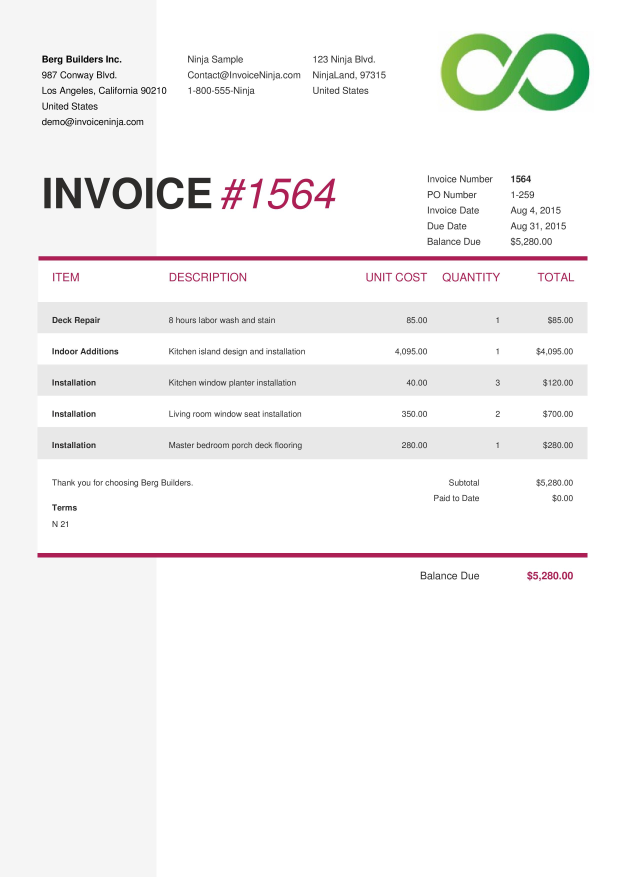
#> input picture invoice_3.jpg, 2480 x 3508 px, found by its file name (shown at 1/4 size)
$ python invoiceRecall_trial.py   (older library calls are emulated)
#> lines starting #> are read from the running program, lines starting #| are printed output that depends on the picture; after the words box and inside, x2 and y2 are one past the last pixel; in counts of white or black regions, pixels touching at a corner belong together
import cv2
from collections import deque
import numpy as np
import requests
import json
from pprint import pprint
import sqlite3
import time
import datetime
import datefinder

# style.use('fivethirtyeight')

mouseX = None
mouseY = None
topLeft = None
topRight = None
bottomLeft = None
bottomRight = None
invoice = None


# [106 lines left out: functions jsonProcessing, ocr_space_file, not called in this run]


def stretchInvoice(img, Rect_Contour):
	img_height, img_width = img.shape[:2]
	pts1 = np.float32([Rect_Contour[1], Rect_Contour[2], Rect_Contour[3], Rect_Contour[0]])
	# pts1 = np.float32([[56,65],[368,52],[28,387],[389,390]])
	pts2 = np.float32([[0,0],[0,2600],[1950,2600],[1950,0]])
	M = cv2.getPerspectiveTransform(pts1, pts2)
	invoice = cv2.warpPerspective(img, M, (1950, 2600))
	# [9 lines of commented-out code are left out]
	cv2.imwrite('extracted_invoice.jpg', invoice)
	return invoice


# [47 lines left out: functions draw_circle, locateOctaPad, not called in this run]
	# topLeft, topRight, bottomLeft, bottomRight = [35, 39], [148, 32], [13, 108], [165, 104]


def imgPreProcess(img):
	mod_img = cv2.cvtColor(img,cv2.COLOR_BGR2GRAY)
	mod_img = cv2.GaussianBlur(mod_img,(5,5),0)
	mod_img = cv2.adaptiveThreshold(mod_img,255,1,1,19,5)
	return mod_img


def findInvoice(mod_img):
	temp_image = mod_img.copy()
	_, Contours, _ = cv2.findContours(temp_image, cv2.RETR_LIST, cv2.CHAIN_APPROX_SIMPLE)
	#OGimg = cv2.cvtColor(Temp_Image,cv2.COLOR_GRAY2RGB)
	#cv2.drawContours(OGimg,Contours,-1,(0,255,0),1)
	#cv2.imshow("mod_img.png", OGimg)
	###Find the contours in the image
	###cv2.findContours(image, mode, method[, contours[, hierarchy[, offset]]])
	###(image) ~input binary image
	###Refer the link below for more info
	##http://docs.opencv.org/2.4/modules/imgproc/doc/structural_analysis_and_shape_descriptors.html#findcontours
	Required_Rect_Contour = None
	Required_Contour_Area = 0
	for Contour in Contours:
		Contour_Area = cv2.contourArea(Contour)
		###Calculates the area enclosed by the vector of 2D points denoted by
		## the variable Contour
		if Contour_Area > 500:
			if Contour_Area > Required_Contour_Area:
				Required_Contour_Area = Contour_Area
				Required_Rect_Contour = Contour
	###Code for finding out the largest contour (on the basis of area)
	Perimeter_of_Contour = cv2.arcLength(Required_Rect_Contour, True)
	###Calculates a contour perimeter or a curve length
	###cv2.arcLength(curve, closed)
	###(curve) ~Input vector of 2D points
	###(closed) ~Flag indicating whether the curve is closed or not
	Temp_Rect_Countour = cv2.approxPolyDP(Required_Rect_Contour, 0.05*Perimeter_of_Contour, True)
	global invoice
	cv2.drawContours(invoice,[Temp_Rect_Countour],-1,(0,255,0),2)
	# print (fourPointCountour)
	###Overwrites the black image with the area of the sudoku in white
	# mod_img = cv2.bitwise_and(mod_img,Mask)
	###Compares the mod_img and the Mask and blackens all parts
	## of the image other than the sudoku
	#cv2.imshow('mod_img', mod_img)

	invoice_small = cv2.resize(invoice, (450, 600))
	cv2.imshow('invoice_small', invoice_small)

	print ("Was the document identified correctly (y/n)? : ")
	k = cv2.waitKey(0) & 0xFF
	if k == ord('y'):
		cv2.destroyAllWindows()
	elif k == ord('n'):
		cv2.destroyAllWindows()
		print ("Double click on the four corners of the document and press 'i', 'o', 'k', 'l' respectively for top left, top right, bottom left and bottom right. Press 'q' when done!")
		Temp_Rect_Countour = locateOctaPad()
		cv2.destroyAllWindows()
	return mod_img, Temp_Rect_Countour


def main():
	NUM_OF_FILES = 1
	for i in range(NUM_OF_FILES):
		# Load the image
		# file_name = 'invoice_'+str(i+1)+'.jpg'
		file_name = 'invoice_3.jpg'
		global invoice
		img = cv2.imread(file_name)
#> img is the input picture: shape (3508, 2480, 3); mean B, G, R 243.5, 243.9, 244.7
		invoice = img.copy()
		img_height, img_width = img.shape[:2]
#> img_height = 3508; img_width = 2480

		mod_img = imgPreProcess(img)
#> in imgPreProcess, `mod_img = cv2.cvtColor(img,cv2.COLOR_BGR2GRAY)`:
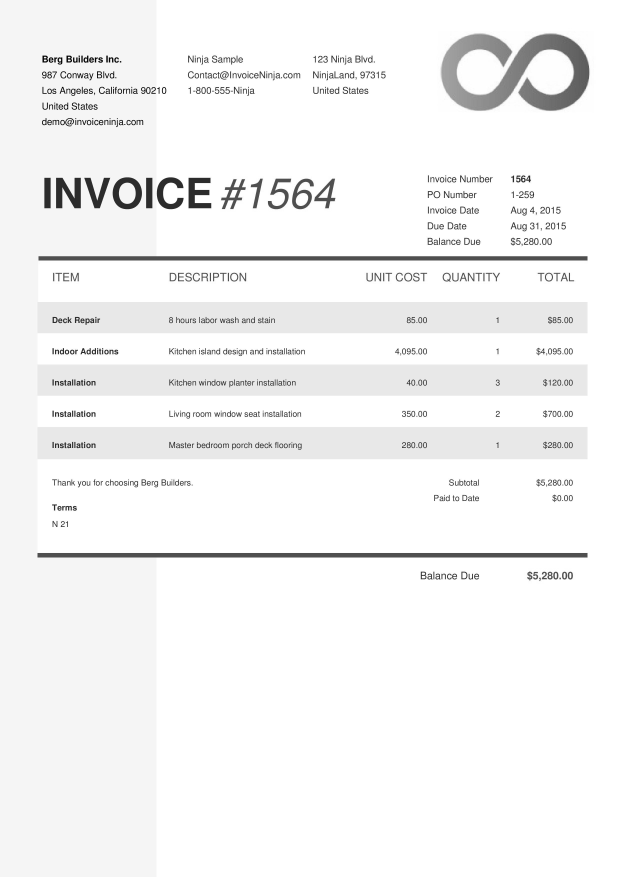
#> mod_img: shape (3508, 2480) (shown at 1/4 size); min 0, max 255, mean 244.1
#> in imgPreProcess, `mod_img = cv2.adaptiveThreshold(mod_img,255,1,1,19,5)`:
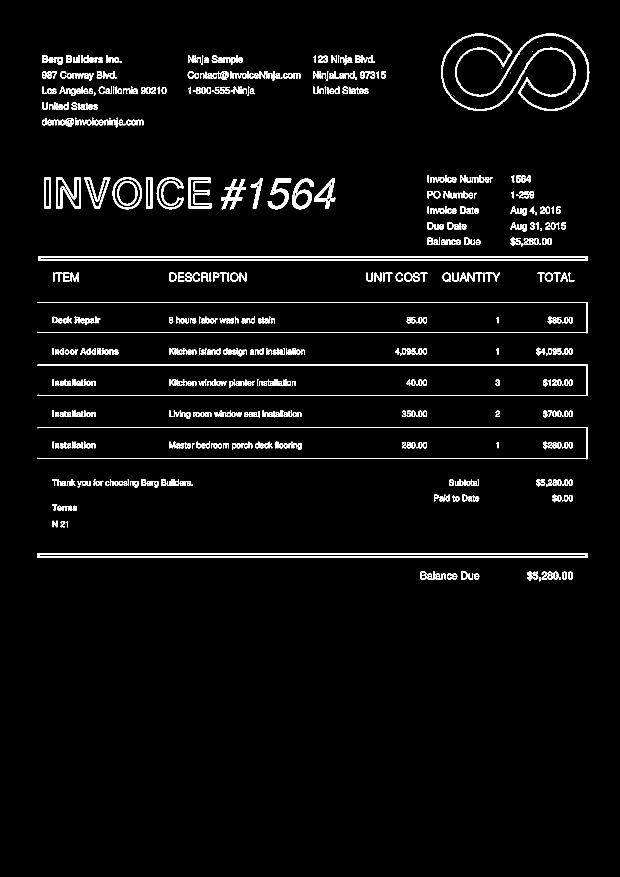
#> mod_img: shape (3508, 2480) (shown at 1/4 size); 3.1% white; 761 white regions (21 under 20 px)
		mod_img, cont = findInvoice(mod_img)
#> in findInvoice, `_, Contours, _ = cv2.findContours(temp_image, cv2.RETR_LIST, cv2.CHAIN..`: Contours = 1102 contours, 96 with area under 20; largest, box (x1, y1, x2, y2) and area: (1766, 134, 2357, 443) 88532, (1769, 141, 2352, 438) 73006, (150, 2212, 2350, 2230) 37383, (154, 1025, 2350, 1042) 35120, (156, 2217, 2344, 2225) 15297
#> the loop in findInvoice, `for Contour in Contours:` made 1102 passes
#> (Contour_Area, Required_Contour_Area, Required_Rect_Contour) on pass 35: (37383, 37383, [[150, 2212], [150, 2229], [2349, 2229], [2349, 2212]])
#> (Contour_Area, Required_Contour_Area) on passes 30, 34, 1098, 1102: (651.5, 651.5), (15297, 15297), (73005.5, 73005.5), (88532, 88532)
#> after the loop in findInvoice, `for Contour in Contours:`: Required_Contour_Area = 88532; Required_Rect_Contour = contour of 1404 points, box (x1, y1, x2, y2) (1766, 134, 2357, 443), area 88532
#> in findInvoice, `Perimeter_of_Contour = cv2.arcLength(Required_Rect_Contour, True)`: Perimeter_of_Contour = 3439.2
#> in findInvoice, `Temp_Rect_Countour = cv2.approxPolyDP(Required_Rect_Contour, 0.05*Peri..`: Temp_Rect_Countour = [[1766, 265], [2355, 316]]
#> in findInvoice, `invoice_small = cv2.resize(invoice, (450, 600))`:
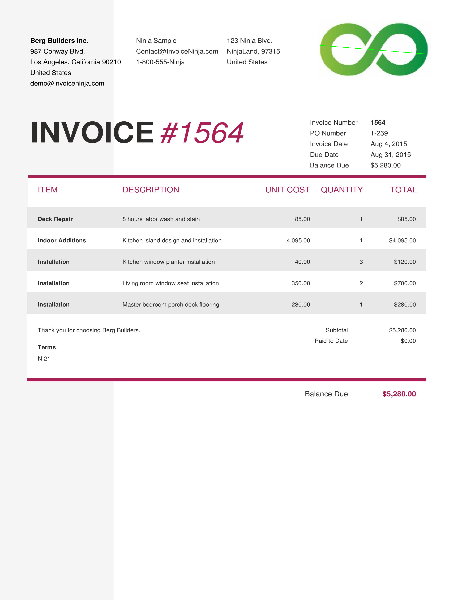
#> invoice_small: shape (600, 450, 3); mean B, G, R 243.5, 243.9, 244.6
#> (key q is pressed here)
#> cont = [[1766, 265], [2355, 316]]
		# print (cont)
		mod_image = stretchInvoice(img, cont)

		cv2.destroyAllWindows()
		# test_file = ocr_space_file(filename='extracted_invoice.jpg', language='eng')
		# data = json.loads(test_file)


		invoiceFrom, invoiceTo, invoiceDate, finTotal, finITEM = jsonProcessing()
		print ('\n\n', invoiceFrom, '\n\n', invoiceTo, '\n\n', invoiceDate, '\n\n', finTotal, '\n\n', finITEM, '\n\n')

		# dBase(invoiceFrom, invoiceTo, invoiceDate, finTotal, finITEM)

		# cv2.imshow('mod_image', mod_image)


if __name__ == "__main__":
#> (the run stopped early here; a loop or call above may not have finished)
